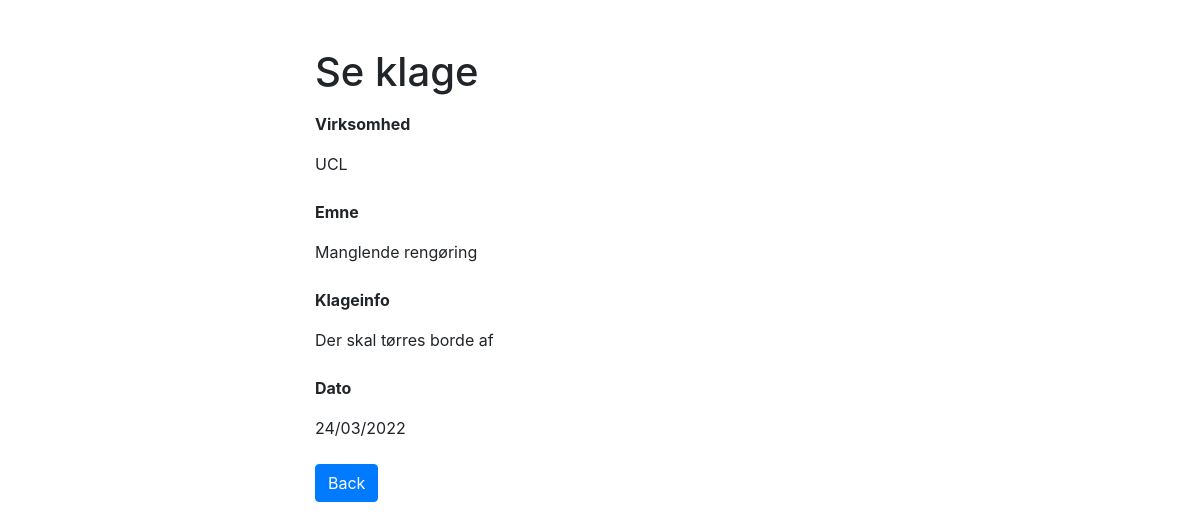
Screenshot of /read.php?id=3 with the database file from the repository.
### tables this page shows
CREATE TABLE IF NOT EXISTS `Klager` (
  `id` int(11) NOT NULL AUTO_INCREMENT,
  `virksomhed` varchar(100) NOT NULL,
  `emne` varchar(100) NOT NULL,
  `klageinfo` varchar(255) NOT NULL,
  `dato` varchar(255) NOT NULL,
  PRIMARY KEY (`id`)
);

### read.php (the view, shortened to what this page needs)
<?php
if(isset($_GET["id"]) && !empty(trim($_GET["id"]))){
    require "config.php";
    $sql = "SELECT * FROM klager WHERE id = ?";
    if($stmt = mysqli_prepare($link, $sql)){
        mysqli_stmt_bind_param($stmt, "i", $param_id);
        if(mysqli_stmt_execute($stmt)){
            $result = mysqli_stmt_get_result($stmt);
            if(mysqli_num_rows($result) == 1){
                $row = mysqli_fetch_array($result, MYSQLI_ASSOC);
            } else{
                header("location: error.php");
                exit();
            }
        } else{
            echo "Oops! Something went wrong. Please try again later.";
        }
    }
} else{
    header("location: error.php");
    exit();
}
?>
<!DOCTYPE html>
<html lang="en">
<head>
    <link rel="stylesheet" href="https://stackpath.bootstrapcdn.com/bootstrap/4.5.2/css/bootstrap.min.css">
</head>
<body>
    <div class="wrapper">
        <div class="container-fluid">
            <div class="row">
                <div class="col-md-12">
                    <h1 class="mt-5 mb-3">Se klage</h1>
                    <div class="form-group">
                        <p><b>Virksomhed</b></p>
                        <label><?php echo $row["virksomhed"]; ?></label>
                    </div>
                    <div class="form-group">
                        <p><b>Emne</b></p>
                        <label><?php echo $row["emne"]; ?></label>
                    </div>
                    <div class="form-group">
                        <p><b>Klageinfo</b></p>
                        <label><?php echo $row["klageinfo"]; ?></label>
                    </div>
                    <div class="form-group">
                        <p><b>Dato</b></p>
                        <label><?php echo $row["dato"]; ?></label>
                    </div>
                    <p><a href="index.php" class="btn btn-primary">Back</a></p>
                </div>
            </div>
        </div>
    </div>
</body>
</html>

### read.php (style rules this page uses)
.wrapper { width: 600px; margin: 0 auto; }

### rows the page displays
klager: virksomhed "UCL", emne "Manglende rengøring", klageinfo "Der skal tørres borde af", dato "24/03/2022"
